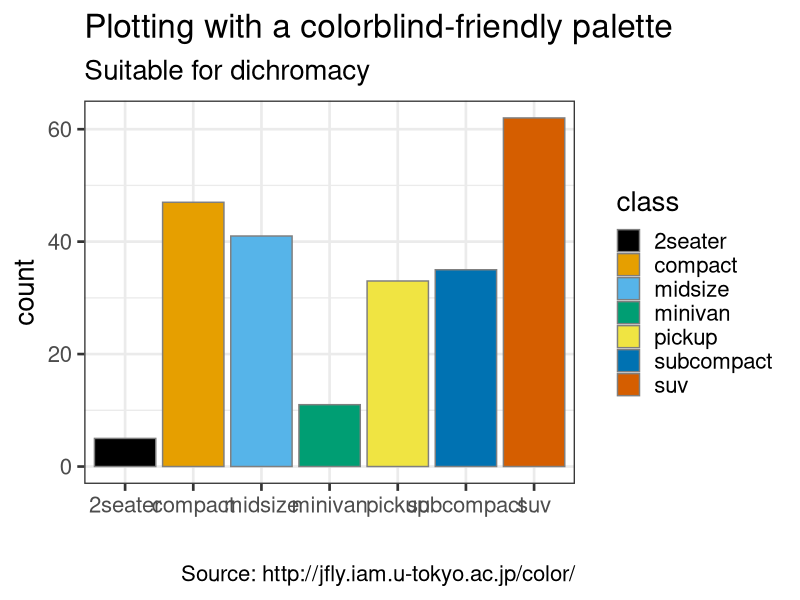
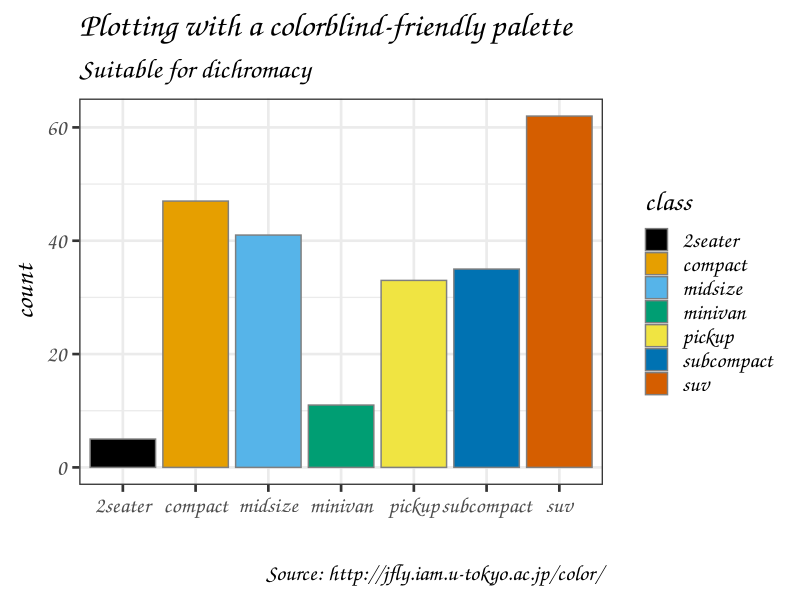
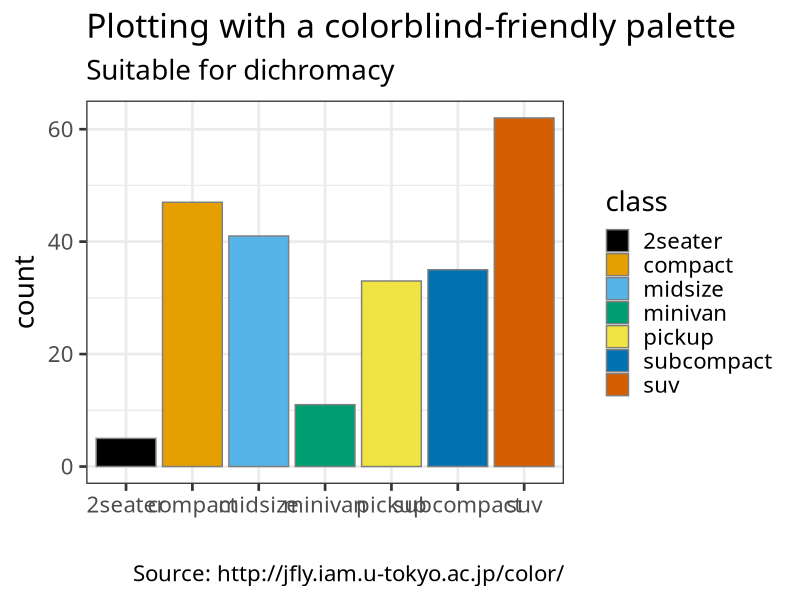
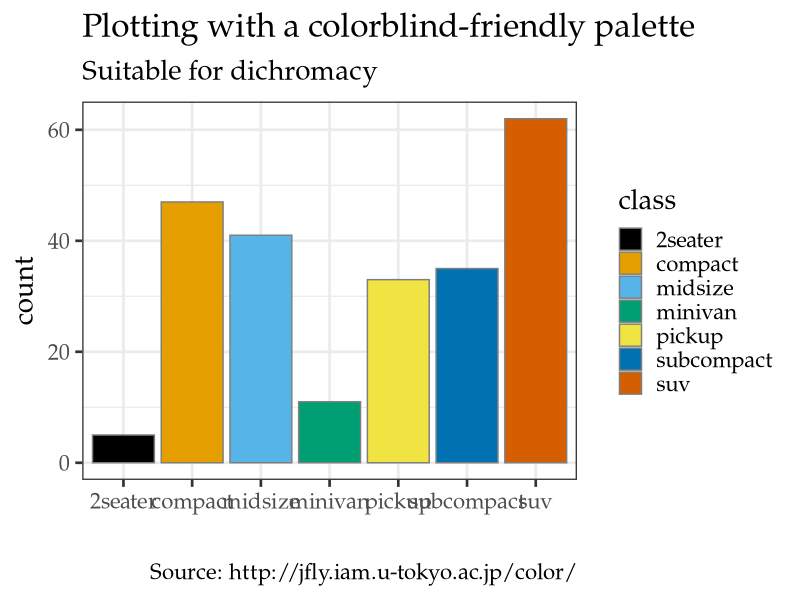
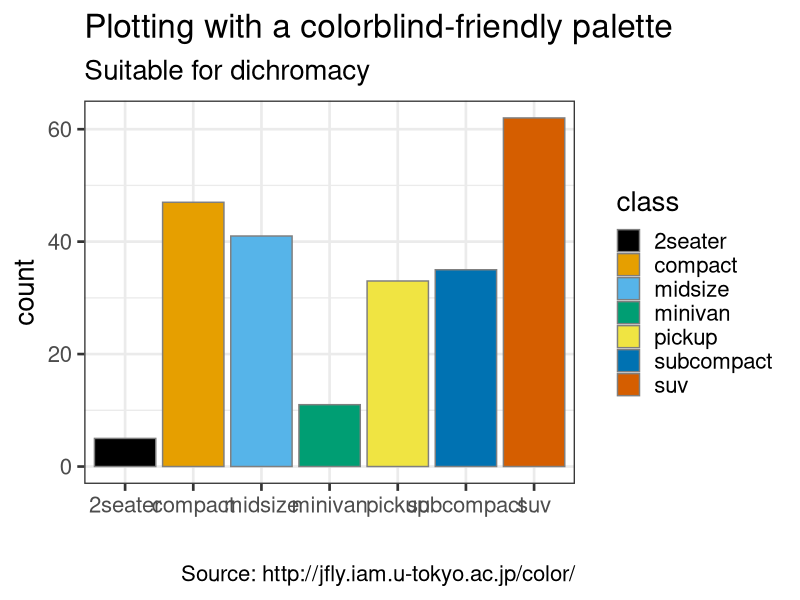
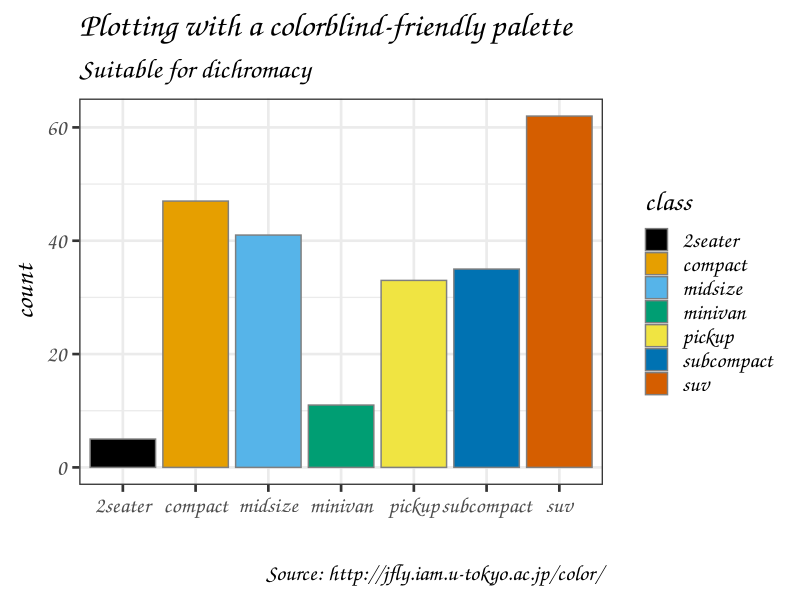
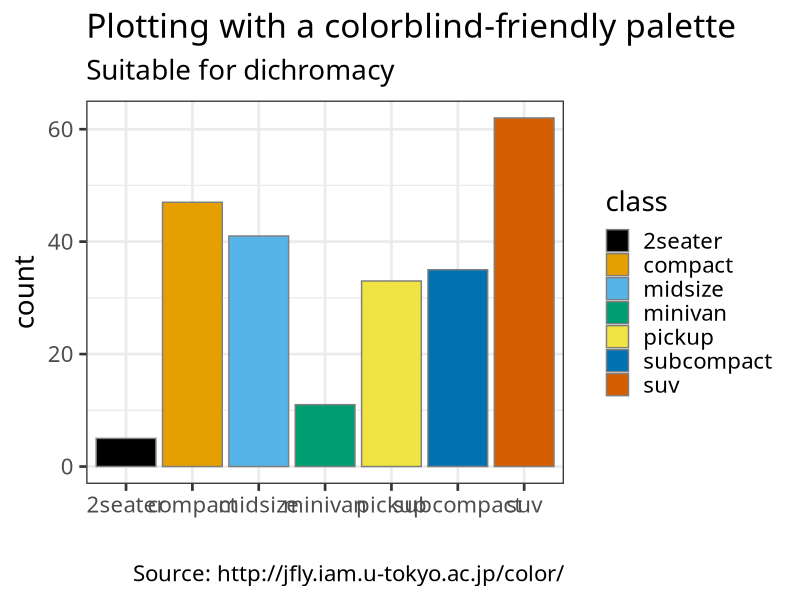
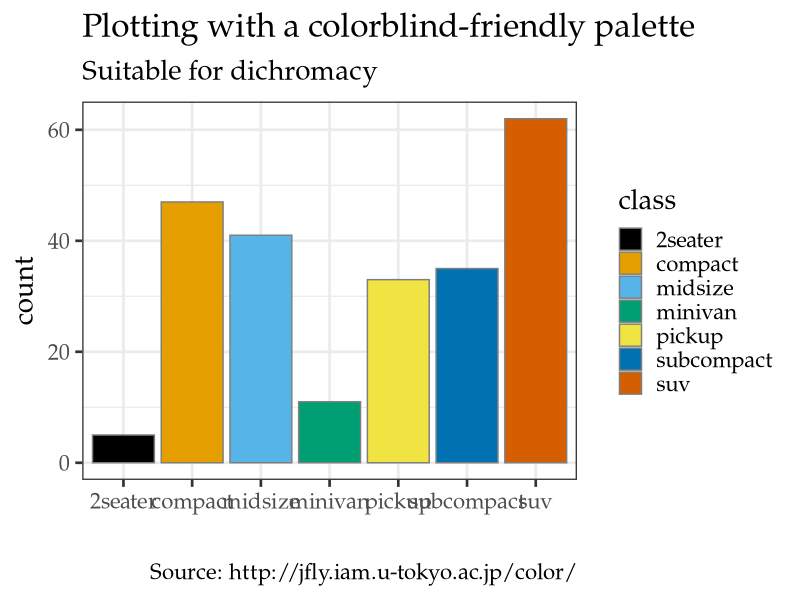

The R source for these figures, in order:

# Taken from: http://www.cookbook-r.com/Graphs/Colors_(ggplot2)/
# See also: http://jfly.iam.u-tokyo.ac.jp/color/

library(ggplot2)
library(dplyr)
library(ggthemes)


# Fill
g <- mpg %>% 
  ggplot(aes(class)) + 
  geom_bar(aes(fill = class), col = "grey50") + 
  ggthemes::scale_fill_colorblind() + 
  labs(title = "Plotting with a colorblind-friendly palette",
       subtitle = "Suitable for dichromacy",
       x = "",
       caption = "Source: http://jfly.iam.u-tokyo.ac.jp/color/")

g + theme_bw(base_size = 20)
ggsave(here::here("fig/barchart-defaultfont.png"), device = "png",
       width = 10, height = 7.5, units = "in")

g + theme_bw(base_family = "Comic Sans MS", base_size = 20)
ggsave(here::here("fig/barchart-comicsansms.png"), device = "png",
       width = 10, height = 7.5, units = "in")

g + theme_bw(base_family = "Lato Sans", base_size = 20)
ggsave(here::here("fig/barchart-latosans.png"), device = "png",
       width = 10, height = 7.5, units = "in")

g + theme_bw(base_family = "Palatino", base_size = 20)
ggsave(here::here("fig/barchart-palatino.png"), device = "png",
       width = 10, height = 7.5, units = "in")




